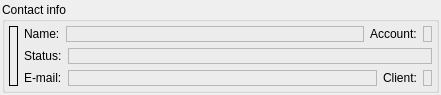
<ui version="4.0" >
 <class>InfoWidgetClass</class>
 <widget class="QWidget" name="InfoWidgetClass" >
  <property name="geometry" >
   <rect>
    <x>0</x>
    <y>0</y>
    <width>441</width>
    <height>92</height>
   </rect>
  </property>
  <property name="windowTitle" >
   <string>InfoWidget</string>
  </property>
  <layout class="QVBoxLayout" >
   <property name="leftMargin" >
    <number>2</number>
   </property>
   <property name="topMargin" >
    <number>2</number>
   </property>
   <property name="rightMargin" >
    <number>2</number>
   </property>
   <property name="bottomMargin" >
    <number>2</number>
   </property>
   <item>
    <widget class="QGroupBox" name="grbContactInfo" >
     <property name="title" >
      <string>Contact info</string>
     </property>
     <layout class="QHBoxLayout" >
      <property name="leftMargin" >
       <number>4</number>
      </property>
      <property name="topMargin" >
       <number>4</number>
      </property>
      <property name="rightMargin" >
       <number>4</number>
      </property>
      <property name="bottomMargin" >
       <number>4</number>
      </property>
      <item>
       <widget class="QLabel" name="lblAvatar" >
        <property name="frameShape" >
         <enum>QFrame::Box</enum>
        </property>
        <property name="text" >
         <string/>
        </property>
        <property name="alignment" >
         <set>Qt::AlignCenter</set>
        </property>
       </widget>
      </item>
      <item>
       <widget class="QWidget" native="1" name="wdtTextInfo" >
        <property name="sizePolicy" >
         <sizepolicy vsizetype="Preferred" hsizetype="Expanding" >
          <horstretch>0</horstretch>
          <verstretch>0</verstretch>
         </sizepolicy>
        </property>
        <layout class="QVBoxLayout" >
         <property name="leftMargin" >
          <number>0</number>
         </property>
         <property name="topMargin" >
          <number>0</number>
         </property>
         <property name="rightMargin" >
          <number>0</number>
         </property>
         <property name="bottomMargin" >
          <number>0</number>
         </property>
         <item>
          <layout class="QHBoxLayout" >
           <item>
            <widget class="QWidget" native="1" name="wdtName" >
             <layout class="QHBoxLayout" >
              <property name="leftMargin" >
               <number>0</number>
              </property>
              <property name="topMargin" >
               <number>0</number>
              </property>
              <property name="rightMargin" >
               <number>0</number>
              </property>
              <property name="bottomMargin" >
               <number>0</number>
              </property>
              <item>
               <widget class="QLabel" name="lblLabelName" >
                <property name="sizePolicy" >
                 <sizepolicy vsizetype="Preferred" hsizetype="Maximum" >
                  <horstretch>0</horstretch>
                  <verstretch>0</verstretch>
                 </sizepolicy>
                </property>
                <property name="text" >
                 <string>Name:</string>
                </property>
               </widget>
              </item>
              <item>
               <widget class="QLabel" name="lblName" >
                <property name="sizePolicy" >
                 <sizepolicy vsizetype="Preferred" hsizetype="Expanding" >
                  <horstretch>0</horstretch>
                  <verstretch>0</verstretch>
                 </sizepolicy>
                </property>
                <property name="frameShape" >
                 <enum>QFrame::StyledPanel</enum>
                </property>
                <property name="text" >
                 <string/>
                </property>
                <property name="textInteractionFlags" >
                 <set>Qt::NoTextInteraction|Qt::TextSelectableByKeyboard|Qt::TextSelectableByMouse</set>
                </property>
               </widget>
              </item>
             </layout>
            </widget>
           </item>
           <item>
            <widget class="QWidget" native="1" name="wdtAccount" >
             <layout class="QHBoxLayout" >
              <property name="leftMargin" >
               <number>0</number>
              </property>
              <property name="topMargin" >
               <number>0</number>
              </property>
              <property name="rightMargin" >
               <number>0</number>
              </property>
              <property name="bottomMargin" >
               <number>0</number>
              </property>
              <item>
               <widget class="QLabel" name="lblLabelAccount" >
                <property name="sizePolicy" >
                 <sizepolicy vsizetype="Preferred" hsizetype="Maximum" >
                  <horstretch>0</horstretch>
                  <verstretch>0</verstretch>
                 </sizepolicy>
                </property>
                <property name="text" >
                 <string>Account:</string>
                </property>
               </widget>
              </item>
              <item>
               <widget class="QLabel" name="lblAccount" >
                <property name="frameShape" >
                 <enum>QFrame::StyledPanel</enum>
                </property>
                <property name="text" >
                 <string/>
                </property>
                <property name="textInteractionFlags" >
                 <set>Qt::NoTextInteraction|Qt::TextSelectableByKeyboard|Qt::TextSelectableByMouse</set>
                </property>
               </widget>
              </item>
             </layout>
            </widget>
           </item>
          </layout>
         </item>
         <item>
          <widget class="QWidget" native="1" name="wdtStatus" >
           <layout class="QHBoxLayout" >
            <property name="leftMargin" >
             <number>0</number>
            </property>
            <property name="topMargin" >
             <number>0</number>
            </property>
            <property name="rightMargin" >
             <number>0</number>
            </property>
            <property name="bottomMargin" >
             <number>0</number>
            </property>
            <item>
             <widget class="QLabel" name="lblLabelStatus" >
              <property name="sizePolicy" >
               <sizepolicy vsizetype="Preferred" hsizetype="Maximum" >
                <horstretch>0</horstretch>
                <verstretch>0</verstretch>
               </sizepolicy>
              </property>
              <property name="text" >
               <string>Status:</string>
              </property>
             </widget>
            </item>
            <item>
             <widget class="QLabel" name="lblStatus" >
              <property name="sizePolicy" >
               <sizepolicy vsizetype="Preferred" hsizetype="Expanding" >
                <horstretch>0</horstretch>
                <verstretch>0</verstretch>
               </sizepolicy>
              </property>
              <property name="frameShape" >
               <enum>QFrame::StyledPanel</enum>
              </property>
              <property name="text" >
               <string/>
              </property>
              <property name="textInteractionFlags" >
               <set>Qt::LinksAccessibleByKeyboard|Qt::LinksAccessibleByMouse|Qt::NoTextInteraction|Qt::TextBrowserInteraction|Qt::TextSelectableByKeyboard|Qt::TextSelectableByMouse</set>
              </property>
             </widget>
            </item>
           </layout>
          </widget>
         </item>
         <item>
          <layout class="QHBoxLayout" >
           <item>
            <widget class="QWidget" native="1" name="wdtEmail" >
             <layout class="QHBoxLayout" >
              <property name="leftMargin" >
               <number>0</number>
              </property>
              <property name="topMargin" >
               <number>0</number>
              </property>
              <property name="rightMargin" >
               <number>0</number>
              </property>
              <property name="bottomMargin" >
               <number>0</number>
              </property>
              <item>
               <widget class="QLabel" name="lblLabelEmail" >
                <property name="sizePolicy" >
                 <sizepolicy vsizetype="Preferred" hsizetype="Maximum" >
                  <horstretch>0</horstretch>
                  <verstretch>0</verstretch>
                 </sizepolicy>
                </property>
                <property name="text" >
                 <string>E-mail:</string>
                </property>
               </widget>
              </item>
              <item>
               <widget class="QLabel" name="lblEmail" >
                <property name="sizePolicy" >
                 <sizepolicy vsizetype="Preferred" hsizetype="Expanding" >
                  <horstretch>0</horstretch>
                  <verstretch>0</verstretch>
                 </sizepolicy>
                </property>
                <property name="frameShape" >
                 <enum>QFrame::StyledPanel</enum>
                </property>
                <property name="text" >
                 <string/>
                </property>
                <property name="textInteractionFlags" >
                 <set>Qt::LinksAccessibleByMouse|Qt::NoTextInteraction|Qt::TextSelectableByMouse</set>
                </property>
               </widget>
              </item>
             </layout>
            </widget>
           </item>
           <item>
            <widget class="QWidget" native="1" name="wdtClient" >
             <layout class="QHBoxLayout" >
              <property name="leftMargin" >
               <number>0</number>
              </property>
              <property name="topMargin" >
               <number>0</number>
              </property>
              <property name="rightMargin" >
               <number>0</number>
              </property>
              <property name="bottomMargin" >
               <number>0</number>
              </property>
              <item>
               <widget class="QLabel" name="lblLabelClient" >
                <property name="sizePolicy" >
                 <sizepolicy vsizetype="Preferred" hsizetype="Maximum" >
                  <horstretch>0</horstretch>
                  <verstretch>0</verstretch>
                 </sizepolicy>
                </property>
                <property name="text" >
                 <string>Client:</string>
                </property>
               </widget>
              </item>
              <item>
               <widget class="QLabel" name="lblClient" >
                <property name="frameShape" >
                 <enum>QFrame::StyledPanel</enum>
                </property>
                <property name="text" >
                 <string/>
                </property>
                <property name="textInteractionFlags" >
                 <set>Qt::TextSelectableByMouse</set>
                </property>
               </widget>
              </item>
             </layout>
            </widget>
           </item>
          </layout>
         </item>
        </layout>
       </widget>
      </item>
     </layout>
    </widget>
   </item>
  </layout>
 </widget>
 <layoutdefault spacing="6" margin="11" />
 <resources/>
 <connections/>
</ui>
